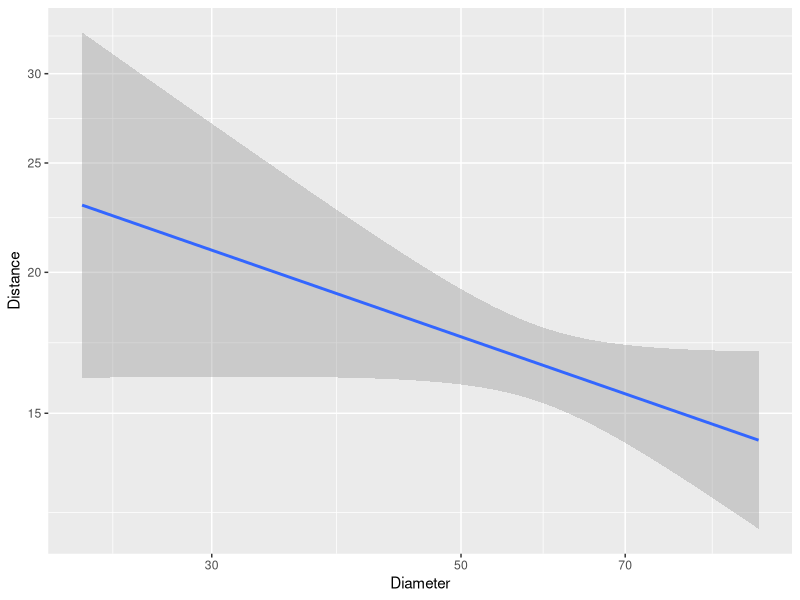
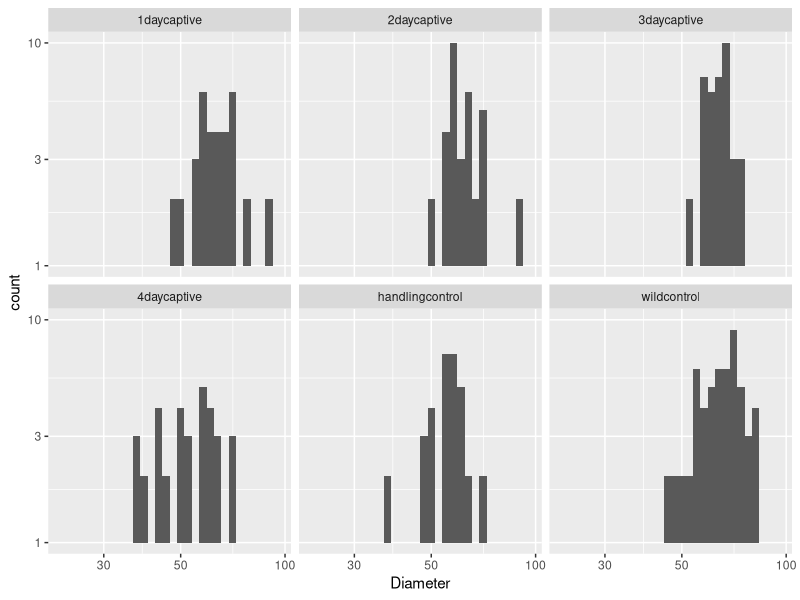

Source code (R) for these figures, in order:
## ---- chunk 1
#loading required data, packages and libraries
library(tidyverse)
library(ggplot2)
library(dplyr)
library(readr)
Urchin_data <- read_csv("../data_raw/Urchin data - for repository.csv")
filtered_data <- select(Urchin_data, Diameter,Distance)
Compare_Wild_and_Captive <- select(Urchin_data, Diameter,Treatment)
## ---- chunk 2
ggplot(filtered_data)+
  geom_smooth(mapping=aes(x = Diameter, y = Distance),method="lm")+ #make the plot
scale_y_log10() +
  scale_x_log10()
## ---- chunk 3
ggplot(Compare_Wild_and_Captive)+
  geom_histogram(mapping=aes( x = Diameter))+
  scale_y_log10()+
  scale_x_log10()+
  facet_wrap(~Treatment)
  
